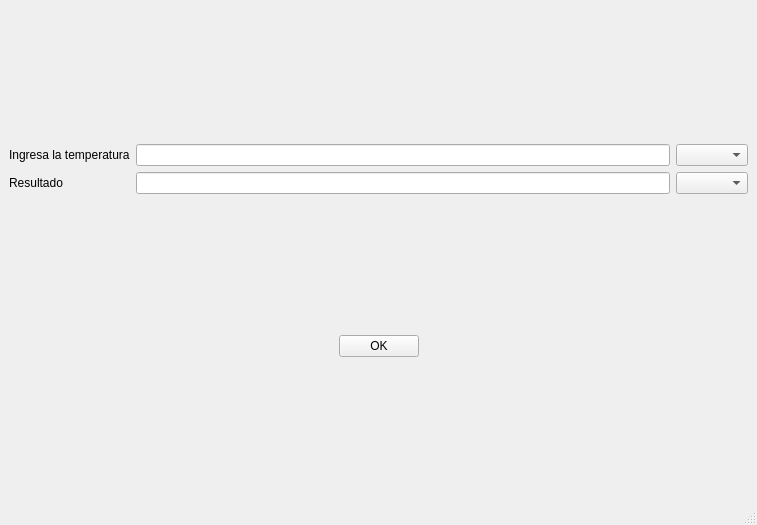
<?xml version="1.0" encoding="UTF-8"?>
<ui version="4.0">
 <class>MainWindow</class>
 <widget class="QMainWindow" name="MainWindow">
  <property name="geometry">
   <rect>
    <x>0</x>
    <y>0</y>
    <width>757</width>
    <height>525</height>
   </rect>
  </property>
  <property name="windowTitle">
   <string>MainWindow</string>
  </property>
  <widget class="QWidget" name="centralwidget">
   <layout class="QGridLayout" name="gridLayout">
    <item row="6" column="0">
     <layout class="QGridLayout" name="gridLayout_2" rowstretch="0,0,0,0">
      <item row="0" column="1">
       <widget class="QLineEdit" name="ingresar_temp"/>
      </item>
      <item row="2" column="0">
       <widget class="QLabel" name="label_resultado">
        <property name="enabled">
         <bool>true</bool>
        </property>
        <property name="text">
         <string>Resultado</string>
        </property>
       </widget>
      </item>
      <item row="0" column="0">
       <widget class="QLabel" name="label_ingresar">
        <property name="sizePolicy">
         <sizepolicy hsizetype="Preferred" vsizetype="Preferred">
          <horstretch>0</horstretch>
          <verstretch>0</verstretch>
         </sizepolicy>
        </property>
        <property name="text">
         <string>Ingresa la temperatura</string>
        </property>
       </widget>
      </item>
      <item row="2" column="1">
       <widget class="QLineEdit" name="resultado_temp">
        <property name="readOnly">
         <bool>true</bool>
        </property>
       </widget>
      </item>
      <item row="0" column="2">
       <widget class="QComboBox" name="comboBox_tempDeIngreso"/>
      </item>
      <item row="2" column="2">
       <widget class="QComboBox" name="comboBox_tempDeSalida"/>
      </item>
     </layout>
    </item>
    <item row="9" column="0">
     <layout class="QHBoxLayout" name="horizontalLayout">
      <item>
       <spacer name="horizontalSpacer">
        <property name="orientation">
         <enum>Qt::Horizontal</enum>
        </property>
        <property name="sizeHint" stdset="0">
         <size>
          <width>40</width>
          <height>20</height>
         </size>
        </property>
       </spacer>
      </item>
      <item>
       <widget class="QPushButton" name="boton_ok">
        <property name="text">
         <string>OK</string>
        </property>
       </widget>
      </item>
      <item>
       <spacer name="horizontalSpacer_2">
        <property name="orientation">
         <enum>Qt::Horizontal</enum>
        </property>
        <property name="sizeHint" stdset="0">
         <size>
          <width>40</width>
          <height>20</height>
         </size>
        </property>
       </spacer>
      </item>
     </layout>
    </item>
   </layout>
  </widget>
  <widget class="QMenuBar" name="menubar">
   <property name="geometry">
    <rect>
     <x>0</x>
     <y>0</y>
     <width>757</width>
     <height>22</height>
    </rect>
   </property>
  </widget>
  <widget class="QStatusBar" name="statusbar"/>
 </widget>
 <resources/>
 <connections/>
</ui>
